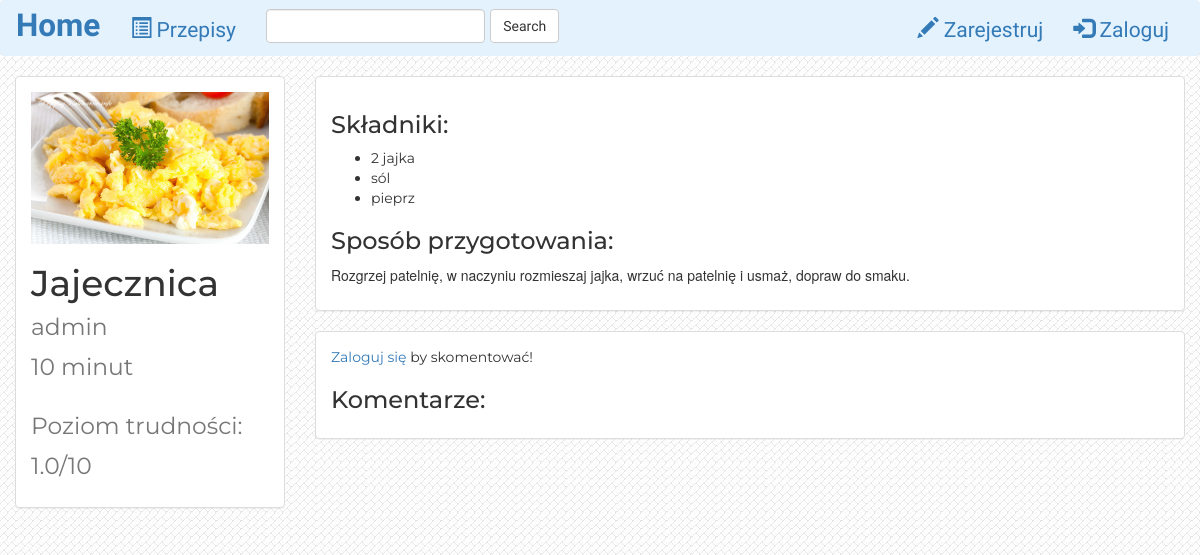
The page /recipes/2/ on the database as committed earlier.
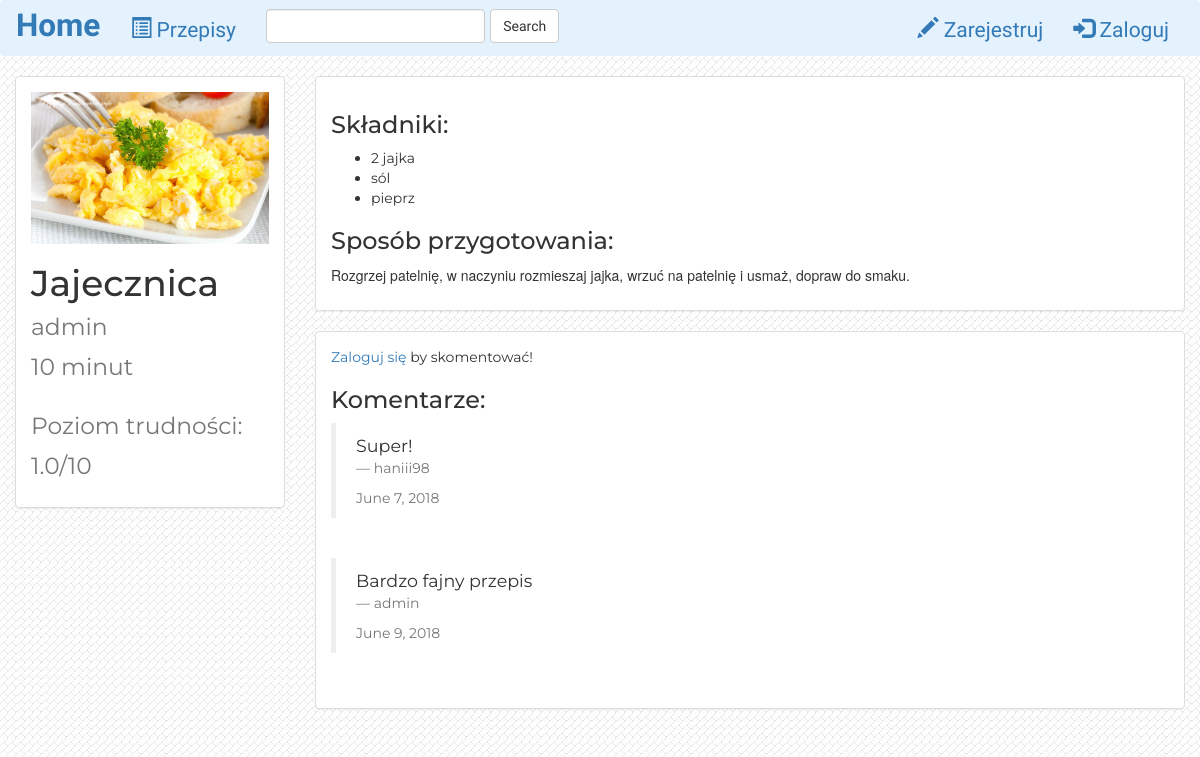
The same page on the database as committed later.
### recipes/models.py (models this page shows, shortened)
class Recipe(models.Model):
    name = models.CharField(max_length=100)
    time = models.IntegerField()
    difficulty = models.FloatField()
    ingridients = models.TextField()
    description = models.TextField()
    photo = models.FileField()
    is_favorite = models.BooleanField(default=False)
    user = models.ForeignKey(User, default=1)
    def splitingr(self):
        return (self.ingridients).split(",")
    def __str__(self):
        return self.name

class Comment(models.Model):
    user = models.ForeignKey(User, default=1)
    recipe = models.ForeignKey(Recipe, on_delete=models.CASCADE)
    content = models.TextField()
    time = models.DateField(auto_now_add=True)

### recipes/views.py (the view)
# urls.py: url(r'^(?P<pk>[0-9]+)/$', views.DetailView.as_view(), name='detail'),
class DetailView(generic.DetailView):
    model = Recipe
    template_name = 'recipes/detail.html'

### recipes/templates/recipes/detail.html (shortened to what this page needs)
{% extends 'recipes/base.html' %}
{% block body %}
<div class="container-fluid detail-container">
    <div class="row">
        <div class="col-sm-4 col-md-3">
            <div class="panel panel-default">
                <div class="panel-body">
                    <a href="{% url 'recipes:detail' recipe.id %}">
                        {% if recipe.photo %}
                            <img src="{{ recipe.photo.url }}" class="img-responsive">
                        {% else %}
                            <h3>No image to display</h3>
                        {% endif %}
                    </a>
                    <h1 class="det">{{ recipe.name }} <br> <small>{{ recipe.user }}<br>{{ recipe.time }} minut</small></h1>
                    <h1 class="det"><small>Poziom trudności: {{ recipe.difficulty }}/10</small></h1>
                </div>
            </div>
        </div>
        <div class="col-sm-8 col-md-9">
            <div class="panel panel-default">
                <div class="panel-body">
                    <h3 class="det">Składniki:</h3>
                    <ul>
                    {% for ingridient in recipe.splitingr %}
                    <li class="det">{{ ingridient }}</li>
                    {% endfor %}
                    </ul>
                    <h3 class="det">Sposób przygotowania:</h3>
                    <p font-family="Montserrat">{{ recipe.description|safe|linebreaks }}</p>
                </div>
            </div>
        <div class="panel panel-default">
                <div class="panel-body det">
                    {% if user.is_active %}
                    <p class="det"> <a href="{% url 'recipes:comment' %}?recipe={{ recipe.id }}">Skomentuj ten przepis!</a> </p>
                    {% else %}
                    <p class="det"><a href="{% url 'recipes:login_user' %}">Zaloguj się</a> by skomentować!</p>
                    {% endif %}
                    <h3 class="det">Komentarze:</h3>
                {% for comment in recipe.comment_set.all %}
                    <blockquote>{{ comment.content }}
                    <footer>{{ comment.user }}<p>         </p>{{ comment.time }} <br></footer>
                    </blockquote>
                    <br>
                    {% endfor %}
                </div></div>
        </div>
    </div>
</div>
{% endblock %}

### recipes/templates/recipes/base.html (shortened to what this page needs)
<!DOCTYPE html>
<html lang="en">
<head>
    {% load staticfiles %}
    <link href="{% static 'recipes/style.css' %}" rel="stylesheet">
    <link rel="stylesheet" href="https://maxcdn.bootstrapcdn.com/bootstrap/3.3.6/css/bootstrap.min.css">
    <link rel="stylesheet" type="text/css" href="{% static 'recipes/style.css' %}" />
</head>
<body>
    <nav class="navbar navbar-light" style="background-color: #e3f2fd;">
    <div class="container-fluid">
        <div class="navbar-header">
            <a class="navbar-brand" href="{% url 'recipes:index' %}">Home</a>
        </div>
        <div class="collapse navbar-collapse" id="topNavBar">
            <ul class="nav navbar-nav">
                <li class="">
                    <a href="{% url 'recipes:index' %}">
                        <span class="glyphicon glyphicon-list-alt aria-hidden='true'"></span>
                        Przepisy
                    </a>
                </li>
            </ul>
            <form class="navbar-form navbar-left" role="search" method="get" action="{% url 'recipes:index' %}">
                <div class="form-group">
                    <input type="text" class="form-control" name="q" value="{{ request.GET.q }}">
                </div>
                <button type="submit" class="btn btn-default">Search</button>
            </form>
            <ul class="nav navbar-nav navbar-right">
                {% if user.is_active %}
                <li class="">
                    <a href="{% url 'recipes:add' %}">
                        <span class="glyphicon glyphicon-plus aria-hidden='true'"></span>
                        Dodaj przepis
                    </a>
                </li>
                <li class="">
                    <a href="{% url 'recipes:logout_user' %}">
                        <span class="glyphicon glyphicon-off aria-hidden='true'"></span>
                        Wyloguj
                    </a>
                </li>
                {% else %}
                <li class="">
                    <a href="{% url 'recipes:register' %}">
                        <span class="glyphicon glyphicon-pencil aria-hidden='true'"></span>
                        Zarejestruj
                    </a>
                </li>
                <li class="">
                    <a href="{% url 'recipes:login_user' %}">
                        <span class="glyphicon glyphicon-log-in aria-hidden='true'"></span>
                        Zaloguj
                    </a>
                </li>
                {% endif %}
            </ul>
        </div>
    </div>
</nav>
{% block body %}
{% endblock %}
</body>
</html>

### recipes/static/recipes/style.css (style rules this page uses)
body { background: white url('images/background.png'); }
.navbar { font-family: 'Amatic SC'; font-size: 150%; }
.navbar-brand { font-family: 'Amatic SC'; font-size: 150%; font-weight: bold; }
.det { font-family: "Montserrat"; }

Rows that differ between the two databases and show on the page:
added Comment: content "Super!", user "haniii98", time "June 7, 2018"
added Comment: content "Bardzo fajny przepis", user "admin", time "June 9, 2018"
